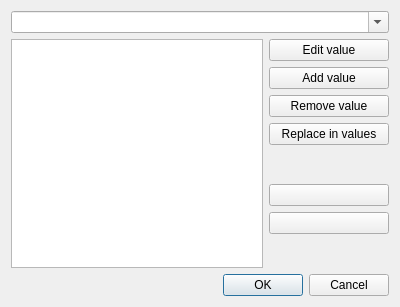
<?xml version="1.0" encoding="UTF-8"?>
<ui version="4.0">
 <class>EditTagDialog</class>
 <widget class="QDialog" name="EditTagDialog">
  <property name="windowModality">
   <enum>Qt::WindowModality::ApplicationModal</enum>
  </property>
  <property name="geometry">
   <rect>
    <x>0</x>
    <y>0</y>
    <width>400</width>
    <height>307</height>
   </rect>
  </property>
  <property name="focusPolicy">
   <enum>Qt::FocusPolicy::StrongFocus</enum>
  </property>
  <property name="windowTitle">
   <string>Edit Tag</string>
  </property>
  <property name="modal">
   <bool>true</bool>
  </property>
  <layout class="QVBoxLayout" name="verticalLayout_2">
   <item>
    <widget class="QComboBox" name="tag_names">
     <property name="editable">
      <bool>true</bool>
     </property>
    </widget>
   </item>
   <item>
    <layout class="QHBoxLayout" name="horizontalLayout">
     <item>
      <widget class="QListWidget" name="value_list">
       <property name="focusPolicy">
        <enum>Qt::FocusPolicy::StrongFocus</enum>
       </property>
       <property name="tabKeyNavigation">
        <bool>false</bool>
       </property>
       <property name="dragDropMode">
        <enum>QAbstractItemView::DragDropMode::InternalMove</enum>
       </property>
       <property name="movement">
        <enum>QListView::Movement::Free</enum>
       </property>
      </widget>
     </item>
     <item>
      <layout class="QVBoxLayout" name="verticalLayout">
       <item>
        <widget class="QPushButton" name="edit_value">
         <property name="sizePolicy">
          <sizepolicy hsizetype="Minimum" vsizetype="Fixed">
           <horstretch>100</horstretch>
           <verstretch>0</verstretch>
          </sizepolicy>
         </property>
         <property name="minimumSize">
          <size>
           <width>100</width>
           <height>0</height>
          </size>
         </property>
         <property name="text">
          <string>Edit value</string>
         </property>
         <property name="autoDefault">
          <bool>false</bool>
         </property>
        </widget>
       </item>
       <item>
        <widget class="QPushButton" name="add_value">
         <property name="sizePolicy">
          <sizepolicy hsizetype="Minimum" vsizetype="Fixed">
           <horstretch>100</horstretch>
           <verstretch>0</verstretch>
          </sizepolicy>
         </property>
         <property name="minimumSize">
          <size>
           <width>100</width>
           <height>0</height>
          </size>
         </property>
         <property name="text">
          <string>Add value</string>
         </property>
         <property name="autoDefault">
          <bool>false</bool>
         </property>
        </widget>
       </item>
       <item>
        <widget class="QPushButton" name="remove_value">
         <property name="sizePolicy">
          <sizepolicy hsizetype="Minimum" vsizetype="Fixed">
           <horstretch>120</horstretch>
           <verstretch>0</verstretch>
          </sizepolicy>
         </property>
         <property name="minimumSize">
          <size>
           <width>120</width>
           <height>0</height>
          </size>
         </property>
         <property name="text">
          <string>Remove value</string>
         </property>
         <property name="autoDefault">
          <bool>false</bool>
         </property>
        </widget>
       </item>
       <item>
        <widget class="QPushButton" name="replace_in_values">
         <property name="sizePolicy">
          <sizepolicy hsizetype="Minimum" vsizetype="Fixed">
           <horstretch>100</horstretch>
           <verstretch>0</verstretch>
          </sizepolicy>
         </property>
         <property name="text">
          <string>Replace in values</string>
         </property>
        </widget>
       </item>
       <item>
        <spacer name="verticalSpacer_2">
         <property name="orientation">
          <enum>Qt::Orientation::Vertical</enum>
         </property>
         <property name="sizeType">
          <enum>QSizePolicy::Policy::Maximum</enum>
         </property>
         <property name="sizeHint" stdset="0">
          <size>
           <width>20</width>
           <height>40</height>
          </size>
         </property>
        </spacer>
       </item>
       <item>
        <widget class="QPushButton" name="move_value_up">
         <property name="toolTip">
          <string>Move selected value up</string>
         </property>
         <property name="accessibleDescription">
          <string>Move selected value up</string>
         </property>
         <property name="text">
          <string/>
         </property>
         <property name="icon">
          <iconset theme=":/images/16x16/go-up.png"/>
         </property>
        </widget>
       </item>
       <item>
        <widget class="QPushButton" name="move_value_down">
         <property name="toolTip">
          <string>Move selected value down</string>
         </property>
         <property name="accessibleDescription">
          <string>Move selected value down</string>
         </property>
         <property name="text">
          <string/>
         </property>
         <property name="icon">
          <iconset theme=":/images/16x16/go-down.png"/>
         </property>
        </widget>
       </item>
       <item>
        <spacer name="verticalSpacer">
         <property name="orientation">
          <enum>Qt::Orientation::Vertical</enum>
         </property>
         <property name="sizeHint" stdset="0">
          <size>
           <width>20</width>
           <height>40</height>
          </size>
         </property>
        </spacer>
       </item>
      </layout>
     </item>
    </layout>
   </item>
   <item>
    <widget class="QDialogButtonBox" name="buttonbox">
     <property name="sizePolicy">
      <sizepolicy hsizetype="Minimum" vsizetype="Fixed">
       <horstretch>150</horstretch>
       <verstretch>0</verstretch>
      </sizepolicy>
     </property>
     <property name="minimumSize">
      <size>
       <width>150</width>
       <height>0</height>
      </size>
     </property>
     <property name="orientation">
      <enum>Qt::Orientation::Horizontal</enum>
     </property>
     <property name="standardButtons">
      <set>QDialogButtonBox::StandardButton::Cancel|QDialogButtonBox::StandardButton::Ok</set>
     </property>
    </widget>
   </item>
  </layout>
 </widget>
 <tabstops>
  <tabstop>tag_names</tabstop>
  <tabstop>value_list</tabstop>
  <tabstop>edit_value</tabstop>
  <tabstop>add_value</tabstop>
  <tabstop>remove_value</tabstop>
  <tabstop>buttonbox</tabstop>
 </tabstops>
 <resources/>
 <connections>
  <connection>
   <sender>buttonbox</sender>
   <signal>accepted()</signal>
   <receiver>EditTagDialog</receiver>
   <slot>accept()</slot>
   <hints>
    <hint type="sourcelabel">
     <x>248</x>
     <y>254</y>
    </hint>
    <hint type="destinationlabel">
     <x>157</x>
     <y>274</y>
    </hint>
   </hints>
  </connection>
  <connection>
   <sender>buttonbox</sender>
   <signal>rejected()</signal>
   <receiver>EditTagDialog</receiver>
   <slot>reject()</slot>
   <hints>
    <hint type="sourcelabel">
     <x>316</x>
     <y>260</y>
    </hint>
    <hint type="destinationlabel">
     <x>286</x>
     <y>274</y>
    </hint>
   </hints>
  </connection>
  <connection>
   <sender>move_value_up</sender>
   <signal>clicked()</signal>
   <receiver>EditTagDialog</receiver>
   <slot>move_row_up()</slot>
   <hints>
    <hint type="sourcelabel">
     <x>328</x>
     <y>154</y>
    </hint>
    <hint type="destinationlabel">
     <x>199</x>
     <y>124</y>
    </hint>
   </hints>
  </connection>
  <connection>
   <sender>move_value_down</sender>
   <signal>clicked()</signal>
   <receiver>EditTagDialog</receiver>
   <slot>move_row_down()</slot>
   <hints>
    <hint type="sourcelabel">
     <x>328</x>
     <y>184</y>
    </hint>
    <hint type="destinationlabel">
     <x>199</x>
     <y>124</y>
    </hint>
   </hints>
  </connection>
  <connection>
   <sender>edit_value</sender>
   <signal>clicked()</signal>
   <receiver>EditTagDialog</receiver>
   <slot>edit_value()</slot>
   <hints>
    <hint type="sourcelabel">
     <x>328</x>
     <y>52</y>
    </hint>
    <hint type="destinationlabel">
     <x>199</x>
     <y>124</y>
    </hint>
   </hints>
  </connection>
  <connection>
   <sender>add_value</sender>
   <signal>clicked()</signal>
   <receiver>EditTagDialog</receiver>
   <slot>add_value()</slot>
   <hints>
    <hint type="sourcelabel">
     <x>328</x>
     <y>82</y>
    </hint>
    <hint type="destinationlabel">
     <x>199</x>
     <y>124</y>
    </hint>
   </hints>
  </connection>
  <connection>
   <sender>value_list</sender>
   <signal>itemChanged(QListWidgetItem*)</signal>
   <receiver>EditTagDialog</receiver>
   <slot>value_edited()</slot>
   <hints>
    <hint type="sourcelabel">
     <x>135</x>
     <y>124</y>
    </hint>
    <hint type="destinationlabel">
     <x>199</x>
     <y>124</y>
    </hint>
   </hints>
  </connection>
  <connection>
   <sender>remove_value</sender>
   <signal>clicked()</signal>
   <receiver>EditTagDialog</receiver>
   <slot>remove_value()</slot>
   <hints>
    <hint type="sourcelabel">
     <x>328</x>
     <y>112</y>
    </hint>
    <hint type="destinationlabel">
     <x>199</x>
     <y>124</y>
    </hint>
   </hints>
  </connection>
  <connection>
   <sender>value_list</sender>
   <signal>itemSelectionChanged()</signal>
   <receiver>EditTagDialog</receiver>
   <slot>value_selection_changed()</slot>
   <hints>
    <hint type="sourcelabel">
     <x>135</x>
     <y>124</y>
    </hint>
    <hint type="destinationlabel">
     <x>199</x>
     <y>124</y>
    </hint>
   </hints>
  </connection>
  <connection>
   <sender>tag_names</sender>
   <signal>editTextChanged(QString)</signal>
   <receiver>EditTagDialog</receiver>
   <slot>tag_changed()</slot>
   <hints>
    <hint type="sourcelabel">
     <x>199</x>
     <y>20</y>
    </hint>
    <hint type="destinationlabel">
     <x>199</x>
     <y>124</y>
    </hint>
   </hints>
  </connection>
  <connection>
   <sender>tag_names</sender>
   <signal>activated(int)</signal>
   <receiver>EditTagDialog</receiver>
   <slot>tag_selected()</slot>
   <hints>
    <hint type="sourcelabel">
     <x>199</x>
     <y>21</y>
    </hint>
    <hint type="destinationlabel">
     <x>199</x>
     <y>124</y>
    </hint>
   </hints>
  </connection>
 </connections>
 <slots>
  <slot>move_row_up()</slot>
  <slot>move_row_down()</slot>
  <slot>edit_value()</slot>
  <slot>add_value()</slot>
  <slot>remove_value()</slot>
  <slot>value_edited()</slot>
  <slot>value_selection_changed()</slot>
  <slot>tag_changed()</slot>
  <slot>tag_selected()</slot>
 </slots>
</ui>
